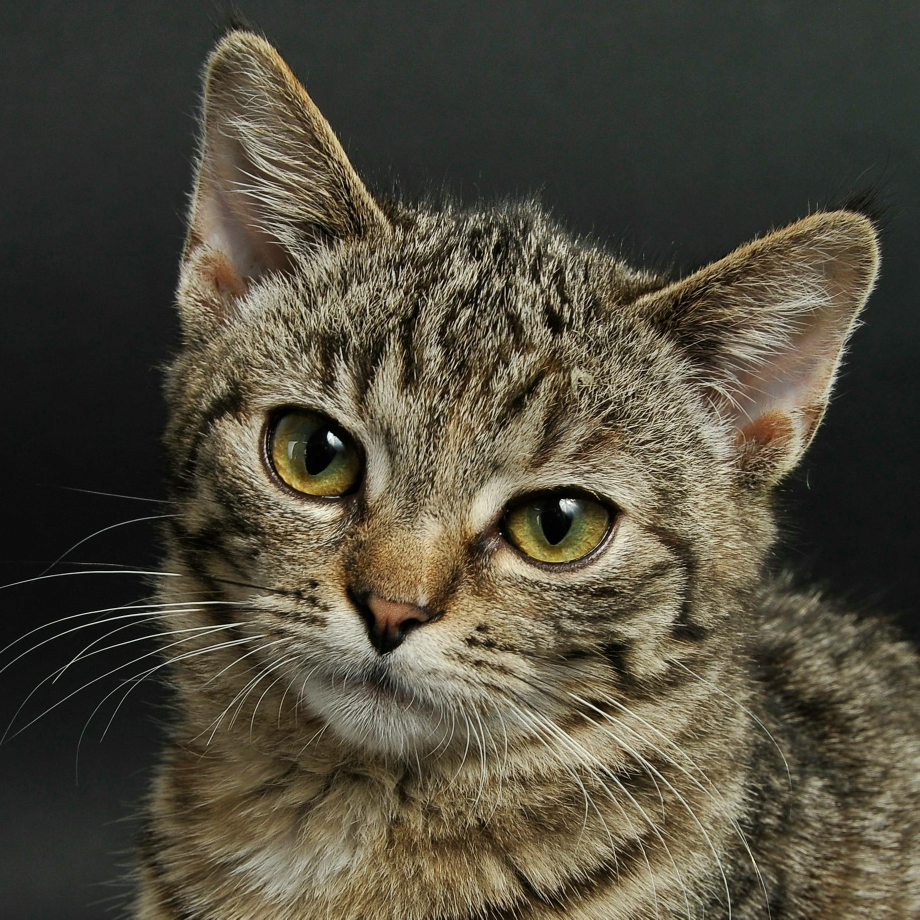
#> input picture Images/cat.jpg, 1839 x 1839 px (shown at 1/2 size)
$ jupyter execute 'Ejemplo BCA.ipynb'
#> lines starting #> are read from the running program, lines starting #| are printed output that depends on the picture
### BSS.py
# -*- coding: utf-8 -*-
"""
Created on Wed Dec 11 18:22:01 2024

@author: diego
"""


import scipy as sp
from scipy.optimize import minimize, NonlinearConstraint
import numpy as np
import matplotlib.pyplot as plt
import itertools
import scipy.linalg
from abc import ABC, abstractmethod

from Independence import Free_Independence, OV_Independence

# ---------------------------------------------------------------------------
# ---------------------------------------------------------------------------
# ---------------------------------------------------------------------------

# para mezclar señales
class Mezcla_imagenes():
    '''
    Hace mezcla de señales usando una matriz A
    donde las señales son imagenes

    Se tiene una lista de s señales originales: x1, ..., xs
        donde x_i es una matriz n x n

    Se tiene una matriz A que es s x s

    Se hace la mezcla: y = Ax

    El resultado y es una lista de s señales mezcladas: y1, ..., ys
    '''

    # constructor
    # [75 lines left out: functions __init__, mezclar_señales, get_matrices_componentes, ver_mezcla, not called in this run]

# ---------------------------------------------------------------------------

# ---------------------------------------------------------------------------
# ---------------------------------------------------------------------------

## Clase abstracta de un metodo de separacion de señales
class Algoritmo_separacion_imagenes(ABC):
    '''
    Clase abstracta de un algoritmo de separacion de señales
    Aplicado al caso donde las señales son imagenes (matrices n x n)

    Se tienen s señales y = y1, ..., y_s
        donde y_i es una matriz n x n

    Se supone que y = Ax
    para una matriz desconocida A que es s x s
    y unas señales originales x = x1, ..., x_s

    Se intenta recuperar A y x haciendo ciertas suposiciones
    '''

    # constructor
    def __init__(self, señales_y):

        # poner las señales y como atributo
        self.señales_y = señales_y

        # ver cuantas señales son
        self.s = len(señales_y)

        # ver que cada una es n x n
        self.n = señales_y[0].shape[0]
        for y_i in señales_y:
            assert y_i.shape == (self.n, self.n)

        # hacer un vector con las señales
        # dimensiones ns x n
        self.vector_y = np.vstack(señales_y)
        assert self.vector_y.shape == (self.n * self.s, self.n)

    # ----------------------------------------------------------------------------------------

    # funciona: depnde de cada algoritmo
    # [32 lines left out: functions funcional, cumulante_4, norma, not called in this run]

    # ----------------------------------------------------------------------------------------

    # covariancas
    def compute_covarianzas(self):
        '''
        Calcular la matriz sxs de covarianzas
        '''

        # primero centrar todas las y
        señales_y_bar = [y_i - self.funcional(y_i) * np.eye(self.n) for y_i in self.señales_y]
        vector_y_bar = np.vstack(señales_y_bar)

        # inicar la matriz de covarianzas vacia
        self.C = np.zeros((self.s, self.s))

        # iterar en cada par i, j
        for i in range(self.s):
            for j in range(self.s):
                # poner la entrada C_{i,j}
                self.C[i, j] = self.funcional(señales_y_bar[i] @ señales_y_bar[j].T)

        # ya se tiene C, tambien calcular C^{1/2} y C^{-1/2}
        self.C_power_un_medio = sp.linalg.sqrtm(self.C)
        self.C_power_menos_un_medio = np.linalg.inv(self.C_power_un_medio)

        # obtener las señales despues de whitening
        self.vector_y_white = self.aumentar_matriz(self.C_power_menos_un_medio) @ vector_y_bar

        # devolver C
        return self.C

    # ----------------------------------------------------------------------

    # funcionaes auxiliares para la optimizacion

    def aumentar_matriz(self, matriz):
        '''
        Aumentar una matrz s x s para que sea ns x ns
        se hacen bloques que son la identidad por una constante
        '''
        # prouducto de kronecker con la identidad
        return np.kron(matriz,  np.eye(self.n))


    def get_matrices_componentes(self, vector_matrices, i):
        '''
        Dado un vector de matrices ns x n (s matrices n x n),
        tomar una matriz n x n componente  i (indice de 0 hasta s-1)
        '''
        matriz_componente = vector_matrices[i*self.n : (i+1)*self.n]
        return matriz_componente


    def cantidad_maximizar(self, W):
        '''
        La cantidad que debe de ser maximizada por la matriz W
        evaluada en una matriz especifica
        '''

        # primero calcular el producto de matrices
        # WCY = self.aumentar_matriz(W.T @ self.C_power_menos_un_medio) @ self.vector_y  # VERSION TESIS SAUL
        WCY = self.aumentar_matriz(W.T) @ self.vector_y_white # usar señales centradas

        # ir calculando cada termino de la suma
        cantidad_final = 0
        # i = 1 hasta s (bajar un indice)
        for i in range(self.s):
            # siguiendo la formula
            cantidad_final += self.norma( self.cumulante_4( self.get_matrices_componentes(WCY, i) ) )

        # devolvere toda la suma
        return cantidad_final


    def vector_to_matrix(self, vector):
        '''
        Pasar de un vector de s^2 elementos
        a una matriz sxs
        '''
        return vector.reshape(self.s, self.s)


    # [6 lines left out: function matrix_to_vector, not called in this run]


    def punto_inicial_W(self, iniciar_W_ortogonal):
        '''
        Devuelve un vector con las entradas de W aleatorio
        Usado como valor inicial para la optimizacion

        Se puede forzar a que sea ortogonal,
        usando una descomposicion QR
        '''

        # se quiere ortogoanl
        if iniciar_W_ortogonal:
            # tomar una aleatoria, y descomponer en QR, tomar Q
            Q, _ = np.linalg.qr(np.random.rand(self.s, self.s))
            vector_W_inicial = self.matrix_to_vector(Q)
        # solo aleatoria
        else:
            vector_W_inicial = np.random.rand(self.s**2)

        return vector_W_inicial


    # ----------------------------------------------------------------------

    # Problema de optimizacion
    def resolver_optimizacion(self, repeticiones_optimizacion, iniciar_W_ortogonal):
        '''
        Encuentra la matriz W_hat que maximiza la cantidad deseada
        Resuelve la optimizacion usando Byrd-Omojokun Trust-Region SQP
        '''

        # hacer la funcion a minimizar, toma un vector de s^2 elementos
        def funcion_objetivo_minimizar(vector_W):
            return -1 * self.cantidad_maximizar( self.vector_to_matrix(vector_W) )


        # calcular producto interno para pares de filas de W
        def restriccion_productos_internos(vector_W):
            W = self.vector_to_matrix(vector_W)
            # calcular para cada par de filas (i, j)
            restricciones = []
            for i in range(self.s):
                for j in range(i, self.s):
                    if i == j:
                        # el producto interno debe ser 1
                        restricciones.append(W[i] @ W[i] - 1)
                    else:
                        # el producto interno debe ser 0
                        restricciones.append(W[i] @ W[j])
            return np.array(restricciones)

        # crear la restriccion, esta funcion debe ser 0 en todas sus entradas
        constraint = NonlinearConstraint(restriccion_productos_internos, 0, 0)

        # se va a hacer la optimizacion varias veces, guardar
        self.best_valor_objetivo_opti = float('-inf')  # el mejor, considerando el problema de maximizacion
        self.valores_objetivo_opti = []

        # hacer las iteraciones
        for _ in range(repeticiones_optimizacion):

            # tomar el punto inicial para W
            vector_W_inicial = self.punto_inicial_W(iniciar_W_ortogonal)

            # hacer la minimizacion (mazimizacion)
            results_opti = minimize(funcion_objetivo_minimizar, vector_W_inicial,
                                    constraints= constraint, method = "trust-constr")

            #valor de la función objetivo
            valor_objetivo = -1 * results_opti.fun  # estamos maximizando

            # guardar todos
            self.valores_objetivo_opti.append(valor_objetivo)

            # Guardar si es el mejor resultado hasta ahora
            if valor_objetivo > self.best_valor_objetivo_opti:
                # poner como atributos
                self.best_valor_objetivo_opti = valor_objetivo
                self.best_valores_w_opti = results_opti.x
                self.best_results_opti = results_opti

        # fin de las repeticiones

        # obtener la matriz W_hat
        self.W_hat = self.vector_to_matrix( self.best_valores_w_opti )

        return self.W_hat


    # ----------------------------------------------------------------------
    # METODO PRINCIPAL

    def separar_señaes(self, repeticiones_optimizacion = 3, iniciar_W_ortogonal = True):
        '''
        Metodo principal
        Estima A^{-1} para obtener estimaciones x_hat de x

        Es decir, separa las señales y en x_hat,
        estimando las señales originales desconocidas x

        repeticiones_optimizacion - numero de veces que
        se intenta resolver el problema de optimizacion
        iniciar_W_ortogonal - indicar si el valor inicial para
        la optimizacion es una matriz ortogonal o no
        '''

        # calcular covarianzas
        self.compute_covarianzas()
        # hacer optimizacion para encontar W_hat
        self.resolver_optimizacion(repeticiones_optimizacion, iniciar_W_ortogonal)

        # calcular A_hat
        self.A_hat = self.C_power_un_medio @ self.W_hat
        # invertir
        self.A_hat_inversa = np.linalg.inv(self.A_hat)

        # calular x_hat en vector de matrices y en lista
        self.vector_x_hat = self.aumentar_matriz(self.A_hat_inversa) @ self.vector_y
        self.x_hat = [self.get_matrices_componentes(self.vector_x_hat, i) for i in range(self.s)]

        return self.x_hat

    # ----------------------------------------------------------------------
    # Visualizaciones

    # ver solo x_hat
    # [81 lines left out: functions ver_señales_rescatadas, ver, not called in this run]

# ---------------------------------------------------------------------------
# ---------------------------------------------------------------------------

# implementar FCA
class FCA(Algoritmo_separacion_imagenes):
    '''
    Separacion de señales con entradas libres.

    Especificaciones:
        Funcional = 1/n Tr
        cumulante_4 = kappa_4 (cumulante libre)
        norma =  valor absoluto
    '''

    # implementar el funcional
    def funcional(self, Z):
        return (1/self.n) * Z.trace()

    # implementar el cumulante
    def cumulante_4(self, Z):
        return self.funcional( np.linalg.matrix_power(Z, 4) ) - 2 * ( self.funcional( np.linalg.matrix_power(Z, 2) ) )**2

    # implemetar la norma
    def norma(self, x):
        return np.abs(x)

# ---------------------------------------------------------------------------

# implementar BCA
class BCA(Algoritmo_separacion_imagenes):
    '''
    Separacion de señales con entradas libres en sentido booleano.

    Parametro:
        Vector unitario v de Rn

    Especificaciones:
        Funcional = v^T Z v
        cumulante_4 = b_4 (cumulante booleano)
        norma =  valor absoluto
    '''

    # sobre escribir el cosntructor, para delimitar el vector v
    def __init__(self, señales_y, vector_v):
        # llamar al constructor del padre
        super().__init__(señales_y)

        # asegurarnos que v es un vector unitario de Rn
        assert len(vector_v) == self.n
        assert np.isclose(1, np.dot(vector_v.T, vector_v) )

        # ponerlo como atributo
        self.vector_v = vector_v

    # implementar el funcional
    def funcional(self, Z):
        return self.vector_v.T @ Z @ self.vector_v

    # implementar el cumulante
    def cumulante_4(self, Z):
        return self.funcional(np.linalg.matrix_power(Z, 4)) - ( self.funcional(np.linalg.matrix_power(Z, 2)) )**2

    # implemetar la norma
    def norma(self, x):
        return np.abs(x)

# ---------------------------------------------------------------------------

# implementar OVFCA
class OVFCA(Algoritmo_separacion_imagenes):
    '''
    Separacion de señales con entradas libres con amalgacion sobre B,
    esto con respecto a una esperanza condicional
    F: A -> B
        A: matrices nxn
        B: subconjunto  (subalgebra) de matrices nxn


    Especificaciones:
        Funcional = 1/n Tr
        cumulante_4 = kappa_4^B (cumulante valuado en operadores )
        norma =  norma en B
    '''

    # sobre escribir el cosntructor, para delimitar
    # una esperanza condicional y una norma en su imagen
    # [7 lines left out: function __init__, not called in this run]


    # implementar el funcional
    def funcional(self, Z):
        return (1/self.n) * Z.trace()

    # implementar el cumulante
    def cumulante_4(self, Z):
        return self.F( np.linalg.matrix_power(Z, 4) ) - ( self.F(np.linalg.matrix_power(Z, 2)) )**2 - self.F( Z @ self.F(np.linalg.matrix_power(Z, 2)) @ Z)

    # implemetar la norma
    def norma(self, x):
        return self.norma_en_B(x)

# ----------------------------------------------------------------------------------------
# ----------------------------------------------------------------------------------------

# Metodos de separacion de señales con cumulantes no centrados

# implementar FCA no centrado
class FCA_no_centrado(Algoritmo_separacion_imagenes):
    '''
    Separacion de señales con entradas libres.

    Especificaciones:
        Funcional = 1/n Tr
        cumulante_4 = kappa_4 (cumulante libre) caso general, no asume variables centradas
        norma =  valor absoluto
    '''

    # implementar el funcional
    def funcional(self, Z):
        return (1/self.n) * Z.trace()

    # implementar el cumulante
    # [5 lines left out: function cumulante_4, not called in this run]

    # implemetar la norma
    def norma(self, x):
        return np.abs(x)

# implementar OVFCA no centrado
class OVFCA_no_centrado(Algoritmo_separacion_imagenes):
    '''
    Separacion de señales con entradas libres con amalgacion sobre B,
    esto con respecto a una esperanza condicional
    F: A -> B
        A: matrices cuadradas nxn
        B: subconjunto  (subalgebra) de matrices nxn


    Especificaciones:
        Funcional = 1/n Tr
        cumulante_4 = kappa_4^B (cumulante valuado en operadores ) caso general, no asume variables centradas
        norma =  norma en B

    Esta implementacion solo funciona en el caso que:
    n = 2N
    Es decir, A = M_2(C)  (A son matrices 2x2 cuyos elementos son matrices NxN)
    Los elemntos de C (es decir, las matirces NxN) forman un espacio de probabilidad no conmutativo
    Este es el caso de: Proposition 13 pagina 242 de Free Probability and Random Matrices
    con d = 2 y C matrices NxN
    Se utiliza la esperanza condicional mencionada en esa proposicion
    '''

    # sobre escribir el cosntructor, para delimitar
    # una esperanza condicional y una norma en su imagen
    # [7 lines left out: function __init__, not called in this run]


    # implementar el funcional
    def funcional(self, Z):
        # assert Z.shape == (2 * self.N, 2 * self.N)
        return (1/self.n) * Z.trace()

    # delimitar el funcional phi que actua en las matrices componente
    # es decir, en una matrix NxN
    def funcional_phi(self, Z_bloque):
        # assert Z_bloque.shape == (self.N, self.N)
        return (1 / self.N) * Z_bloque.trace()

    # implementar el cumulante
    # [17 lines left out: function cumulante_4, not called in this run]


    # implemetar la norma
    def norma(self, x):
        # assert x.shape == (2*self.N, 2*self.N)
        return np.linalg.norm(x, 'fro')

# ----------------------------------------------------------------------------------------
# ----------------------------------------------------------------------------------------

class Algoritmo_separacion_imagenes_fast(ABC):
    '''
    Clase abstracta de un algoritmo de separacion de señales
    Aplicado al caso donde las señales son imagenes (matrices n x n)

    Se tienen s señales y = y1, ..., y_s
        donde y_i es una matriz n x n

    Se supone que y = Ax
    para una matriz desconocida A que es s x s
    y unas señales originales x = x1, ..., x_s

    Se intenta recuperar A y x haciendo ciertas suposiciones

    Intento hacer una implementacion mas eficiente
    '''

    # constructor
    # [345 lines left out: functions __init__, funcional, cumulante_4, norma, compute_covarianzas, multuplicar_matrix_con_vector_de_matrices and 8 more, not called in this run]

# ---------------------------------------------------------------------------
# ---------------------------------------------------------------------------

class FCA_fast(Algoritmo_separacion_imagenes_fast):
    '''
    Separacion de señales con entradas libres.

    Especificaciones:
        Funcional = 1/n Tr
        cumulante_4 = kappa_4 (cumulante libre)
        norma =  valor absoluto
    '''

    # implementar el funcional
    def funcional(self, Z):
        return (1/self.n) * Z.trace()

    # implementar el cumulante
    def cumulante_4(self, Z):
        return self.funcional( np.linalg.matrix_power(Z, 4) ) - 2 * ( self.funcional( np.linalg.matrix_power(Z, 2) ) )**2

    # implemetar la norma
    def norma(self, x):
        return np.abs(x)

# -----------------------------------------------------------------------------------------------------------

class OVFCA_fast(Algoritmo_separacion_imagenes_fast):
    '''
    Separacion de señales con entradas libres con amalgacion sobre B,
    esto con respecto a una esperanza condicional
    F: A -> B
        A: matrices nxn
        B: subconjunto  (subalgebra) de matrices nxn


    Especificaciones:
        Funcional = 1/n Tr
        cumulante_4 = kappa_4^B (cumulante valuado en operadores )
        norma =  norma en B
    '''

    # sobre escribir el cosntructor, para delimitar
    # una esperanza condicional y una norma en su imagen
    # [7 lines left out: function __init__, not called in this run]


    # implementar el funcional
    def funcional(self, Z):
        return (1/self.n) * Z.trace()

    # implementar el cumulante
    def cumulante_4(self, Z):
        return self.F( np.linalg.matrix_power(Z, 4) ) - ( self.F(np.linalg.matrix_power(Z, 2)) )**2 - self.F( Z @ self.F(np.linalg.matrix_power(Z, 2)) @ Z)

    # implemetar la norma
    def norma(self, x):
        return self.norma_en_B(x)


# -----------------------------------------------------------------------------------------------------------
# -----------------------------------------------------------------------------------------------------------
# -----------------------------------------------------------------------------------------------------------

# ICA
class ICA():
    '''
    Clase de un algoritmo ICA de separacion de señales.
    Basado en la descripcion  en: Free Component Analysis: Theory, Algorithms and Applications por Raj Rao Nadakuditi1, Hao Wu

    Se tienen muestras de s señales y = y1, ..., y_s.
    Las muestras son de tamaño N, entonces las muestras se guardan en una matriz: s x N
    donde cada renglon es la muestra de tamaño N de una señal

    Se supone que y = Ax
    para una matriz desconocida A que es s x s
    y unas señales originales x = x1, ..., x_s

    Se intenta recuperar A y x haciendo ciertas suposiciones
    '''

    # constructor
    # [201 lines left out: functions __init__, compute_covarianzas, whitening, empirical_kurtosis, cantidad_maximizar, vector_to_matrix and 4 more, not called in this run]

# -----------------------------------------------------------------------------------------------------------

# ICA especial para imagenes, con el mismo formato que FCA, BCA

class ICA_imagen():
    '''
    ICA especializado, donde las señales son imagenes

    Internamente se usa in ICA normal, solo es para hacerlo mas facil de usar
    '''

    # constructor
    # [224 lines left out: functions __init__, multuplicar_matrix_con_vector_de_matrices, resolver_optimizacion, separar_señaes, ver_señales_rescatadas, ver and 3 more, not called in this run]

# ----------------------------------------------------------------------------------------
# ----------------------------------------------------------------------------------------
# ----------------------------------------------------------------------------------------

### Ejemplos simples/Ejemplo BCA.ipynb
# Ejemplo de BCA

Protocolo de transmision de informacion

[cell 1]
from PIL import Image
import numpy as np
import matplotlib.pyplot as plt
from skimage import io, transform
from scipy.stats import ortho_group

[cell 2]
import sys
import os
parent_dir = os.path.abspath(os.path.join(os.getcwd(), ".."))
sys.path.insert(0, parent_dir)

[cell 3]
from BSS import Mezcla_imagenes, unmixing_error, BCA

[cell 4]
# funcion de utilidad
def ver_2_matrices(matriz_1, matriz_2, titulo_1 = "Imagen 1", titulo_2 = "Imagen 2"):

    # ver ambas imagenes
    fig, ax = plt.subplots(1, 2, figsize = (6, 3))
    # matriz_1
    ax[0].imshow(matriz_1, cmap='gray')
    ax[0].axis('off')
    ax[0].set_title(titulo_1)
    # matriz_2
    ax[1].imshow(matriz_2, cmap='gray')
    ax[1].axis('off')
    ax[1].set_title(titulo_2)
    plt.show()

[cell 5]
# delimitar el tamño de las imagenes
n = 25

[cell 6]
# cargar la primera imagen
ruta_imagen = "../Images/cat.jpg"
imagen_original_1 = io.imread(ruta_imagen, as_gray = True)
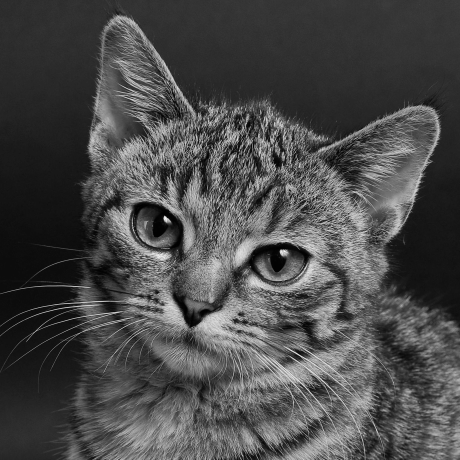
#> imagen_original_1: shape (1839, 1839) float64 (shown at 1/4 size); min 0, max 0.997, mean 0.294
# hacer que sea nxn
imagen_1 = transform.resize(imagen_original_1, (n, n), anti_aliasing=True)
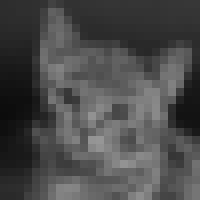
#> imagen_1: shape (25, 25) float64 (shown 8 times larger); min 0.0489, max 0.591, mean 0.294

# cargar la segunda imagen
ruta_imagen = "../Images/cat2.jpg"
imagen_original_2 = io.imread(ruta_imagen, as_gray = True)
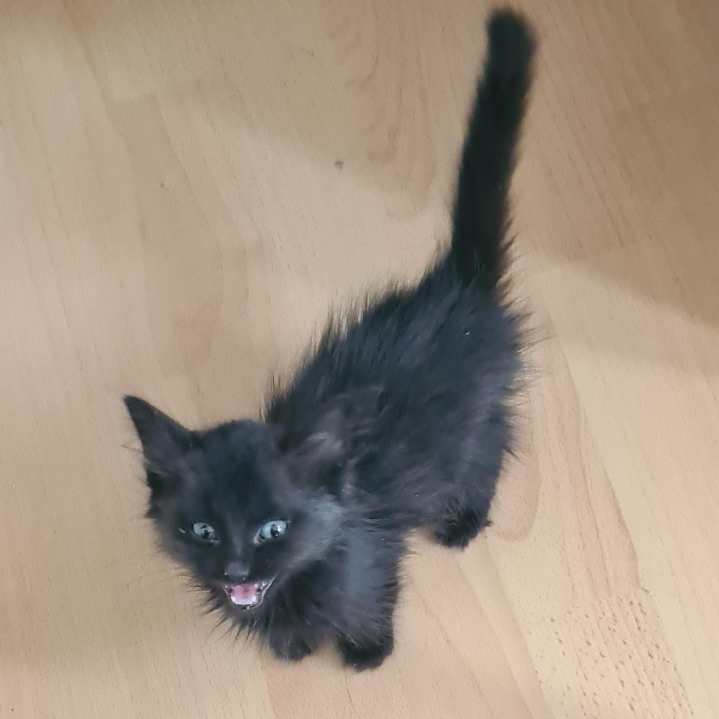
#> input picture Images/cat2.jpg, 1438 x 1438 px (shown at 1/2 size)
# hacer que sea nxn
imagen_2 = transform.resize(imagen_original_2, (n, n), anti_aliasing=True)
#> (the rest of the program and of its run is left out)
